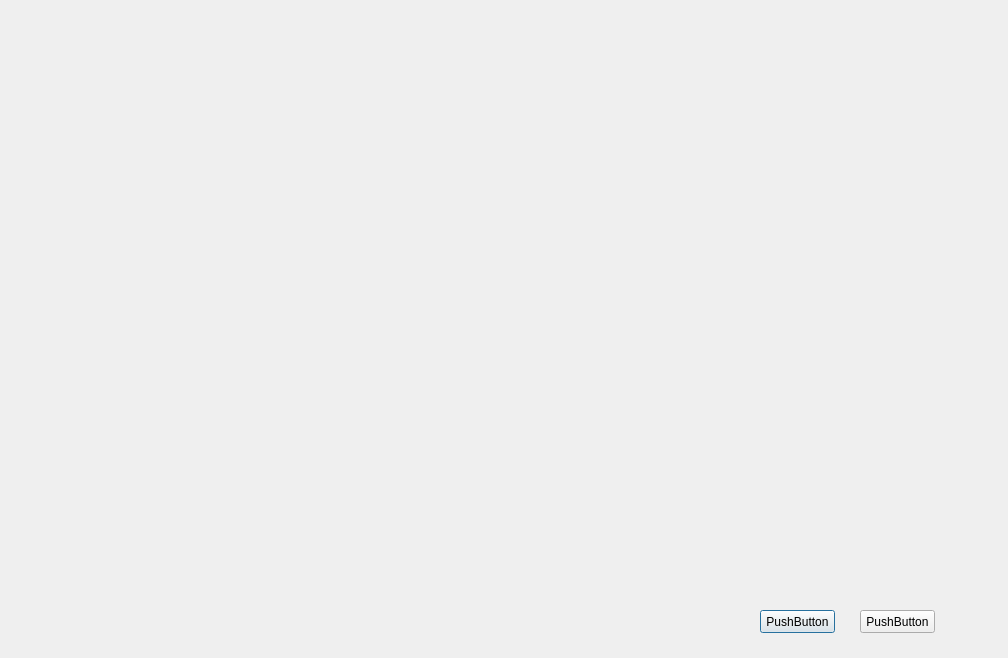
<?xml version="1.0" encoding="UTF-8"?>
<ui version="4.0">
 <class>Dialog</class>
 <widget class="QDialog" name="Dialog">
  <property name="geometry">
   <rect>
    <x>0</x>
    <y>0</y>
    <width>1008</width>
    <height>658</height>
   </rect>
  </property>
  <property name="windowTitle">
   <string>Dialog</string>
  </property>
  <widget class="QPushButton" name="pushButton_2">
   <property name="geometry">
    <rect>
     <x>760</x>
     <y>610</y>
     <width>75</width>
     <height>23</height>
    </rect>
   </property>
   <property name="text">
    <string>PushButton</string>
   </property>
  </widget>
  <widget class="QPushButton" name="pushButton_3">
   <property name="geometry">
    <rect>
     <x>860</x>
     <y>610</y>
     <width>75</width>
     <height>23</height>
    </rect>
   </property>
   <property name="text">
    <string>PushButton</string>
   </property>
  </widget>
 </widget>
 <resources/>
 <connections/>
</ui>
